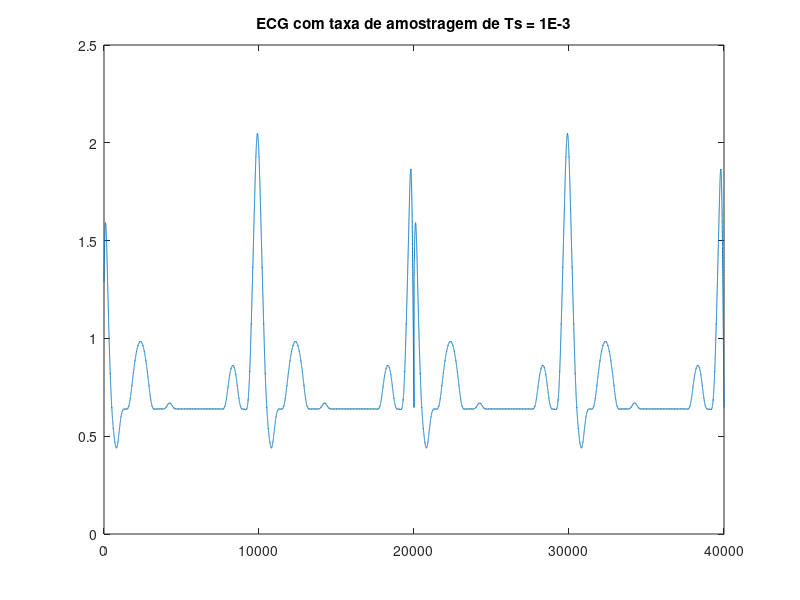
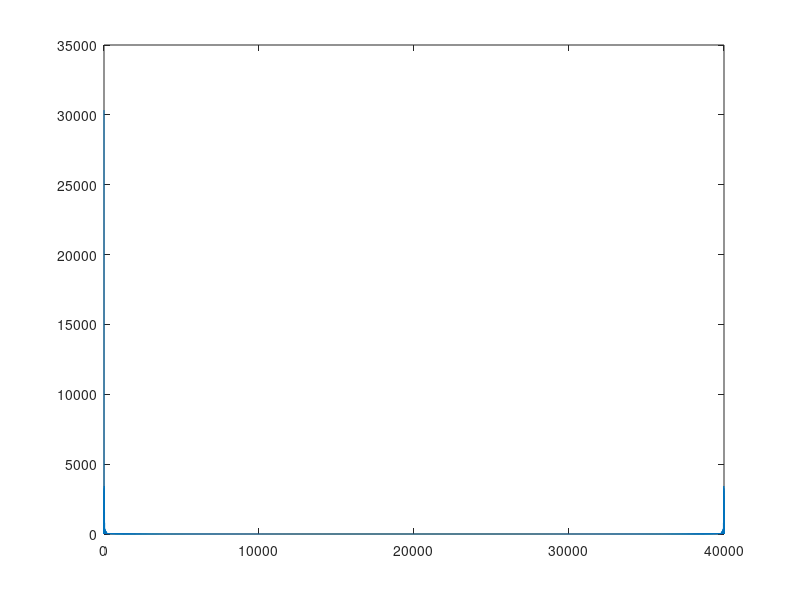

Write the MATLAB code that produced these figures, in order. (Note: this script raises an error after producing the figures.)

%% Rafael Corsi 
% Núcleo de Sistemas Eletrônicos Embarcados - NSE^2
% Script de geração de ECG para tratamento de sinais em HIL
% com o Elvis USB
%clear all;
close all;

%% Taxa de amostragem
Ts = 0.1E-3;
Fs = 1/Ts;

%% Carrega dados previamente gerados com script em ECG_api
load ecg_dados;
load SOS;
load SOS1
load G;

% Cria vetor de dados utilizado pelo simulink
dado.time = [];

% Interpola o dado linearmente para alteara a taxa de amostragem

x_interpolacao = Fs/(size(ecg_p.x,2)/max(ecg_p.x));
dado.signals.values = interp(ecg_p.y', x_interpolacao) ; 

%% Plota sinal
figure
    plot([dado.signals.values; dado.signals.values])
    title('ECG com taxa de amostragem de Ts = 1E-3')

%% FFT do ECG sem ruído
figure
    plot(abs(fft([dado.signals.values; dado.signals.values])))


%% Executa simulação
ecg_modelo;

%% Plota gráfico do ECG
% implementar

figure
plot(ecg_noise(:,2),ecg_noise(:,1))
title('ECG com ruído')

%% FFT do ECG com ruído
% implementar 
exibespec(ecg_noise,Fs,'ECG')

%% Plota gráfico do ECG filtrado
% implementar
close all;




filt1=sosfilt(SOS1,ecg_noise);
%exibespec(db,Fs,'Filtro',2000)
figure
filt2=filt1(:,1);
plot(filt2);
figure
db=log(filt2);
plot(abs(fft(db)));
%% FFT do ECG com ruído filtrado
% implementar 

   
%% ------------------------------- parte 2
% Executa HIL
%-------------------------------
% Vamos usar uma placa de aquisição para gerar sinais
% de um vetor

% aqui carregamos a lista de placas e escolhermos dentre elas uma
devices = daq.getDevices                      
devices(1)

s = daq.createSession('ni')

% configuramos a saída análogica 0
addAnalogOutputChannel(s,'Dev4',0,'Voltage')

% Configura a taxa de amostragem
s.Rate = Fs;

%% Validando saida - parte 1
% coloca 1 V no D/A para verifcar se está ok
outputSingleScan(s, 0)

%% Validando saida com sin - parte 2
outputSignal = 1+ sin(linspace(0,pi*100,s.Rate)');
%plot(ecg_noise);
xlabel('Time');
ylabel('Voltage');

% aqui usamos outra função, colocamos um vetor no buffer
queueOutputData(s,ecg_noise(:,1));

% inicializa o processo
s.startForeground;

%% HIL do ECG sem ruido
ecg = [dado.signals.values; dado.signals.values; dado.signals.values];
queueOutputData(s,ecg);
s.startForeground;

%% HIL do ECG com ru�do
queueOutputData(s,ecg_noise(:,1));
s.startForeground;
